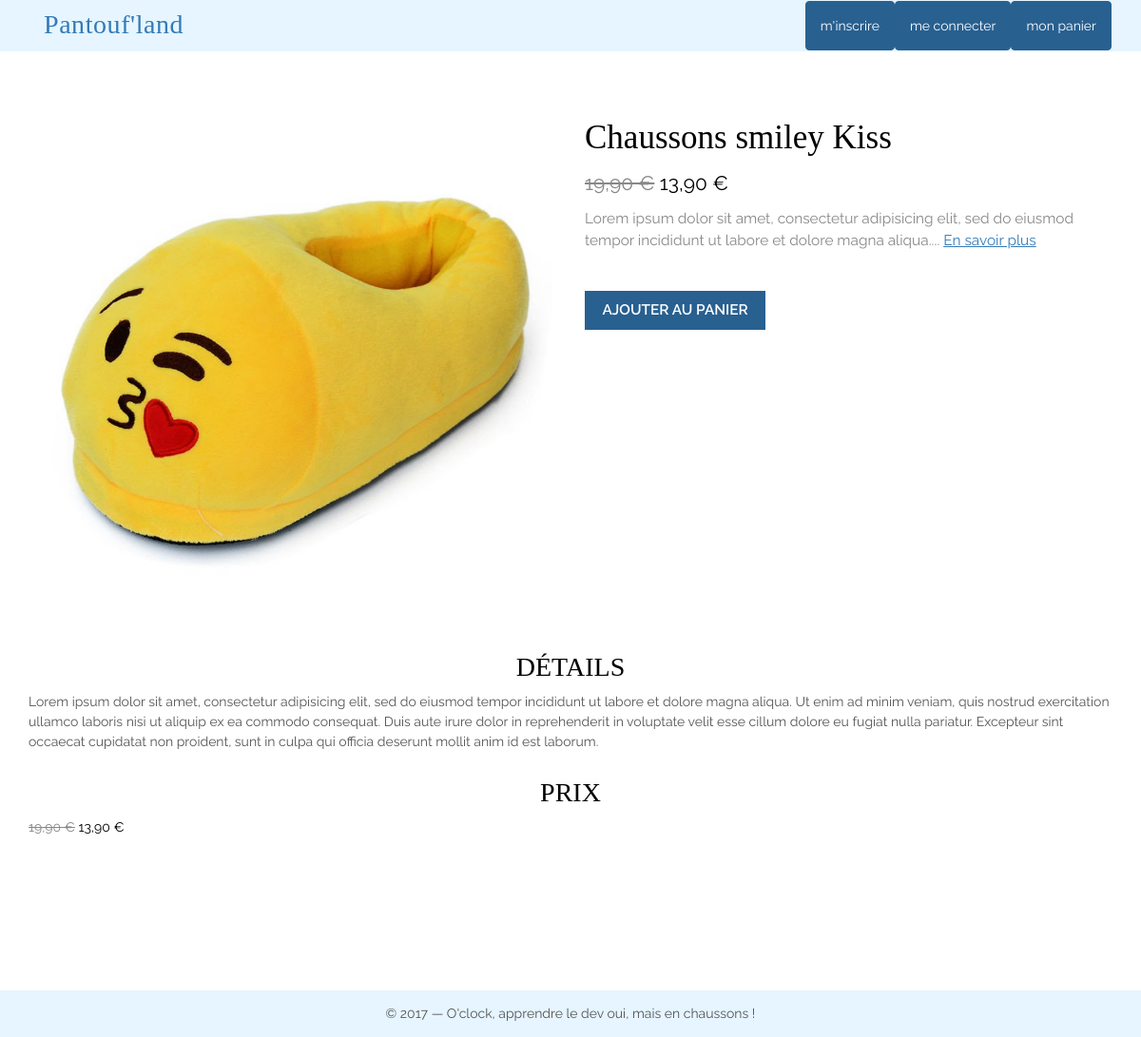
Page /product.php?index=41 on the committed database.
### tables this page shows
CREATE TABLE `products` (
  `id` int(11) NOT NULL,
  `title` varchar(255) NOT NULL,
  `price` decimal(10,2) NOT NULL,
  `promo_price` decimal(10,2) NOT NULL,
  `thumbnail` varchar(255) NOT NULL,
  `picture` varchar(255) NOT NULL,
  `short_desc` varchar(255) NOT NULL,
  `long_desc` text NOT NULL,
  `category_id` int(11) NOT NULL
);

### product.php (called while the page is built, shortened)
<?php
require("inc/functions.php");
$index = $_GET["index"];
$product = getProduct($index);
include("templates/header.php");
include("templates/product-single.php");
include("templates/footer.php");
?>

### inc/data.php (called while the page is built, shortened)
<?php
$host = "localhost";
$user = "root";
$pass = "";
$dbname = "drupal";
try {
	$db_connect = new PDO("mysql:host=".$host.";dbname=".$dbname.";charset=utf8",$user,$pass);
}
catch(PDOException $e) {
	die('Erreur : '.$e->getMessage());
}
function getProduct($id) {
    global $db_connect;
    $sql = "SELECT * FROM products WHERE id = :id";
    $query = $db_connect->prepare($sql);
    $query->bindValue(':id', $id, PDO::PARAM_INT);
    $query->execute();
    $product = $query->fetch(PDO::FETCH_ASSOC);
    return $product;
}
?>

### inc/functions.php (called while the page is built, shortened)
<?php
require('data.php');
function getDisplayAmount($amount) {
    return number_format($amount , 2, ",", " ") . " €";
}

### templates/product-single.php (the view, shortened to what this page needs)
<main id="product" class="container">
	<div class="row">
    	<img id="product-image" class="col-sm-6 col-xs-4" src="images/<?= $product["picture"] ?>" alt="">
	    <div id="product-summary" class="col-sm-6 col-xs-8">
	        <h1 id="product-title" class="titre"><?= $product["title"] ?></h1>
	        <p id="product-price">
	            <?php if($product["price"] == $product["promo_price"]): ?>
	                <span class="product-price-real"><?= getDisplayAmount($product["price"]) ?></span>
	            <?php else: ?>
	                <del class="product-price-old"><?= getDisplayAmount($product["price"]) ?></del>
	                <ins class="product-price-real"><?= getDisplayAmount($product["promo_price"]) ?></ins>
	            <?php endif; ?>
	        </p>
	        <p id="product-short"><?= $product["short_desc"] ?>... <a id="product-link" href="#product-details">En savoir plus</a></p>
			<form action="cart.php" method="post">
		        <input
					type="submit"
					id="product-add"
					class="product-add"
	                name="product-add"
	                value="Ajouter au panier"
				/>
			</form>
		</div>
	</div>
    <div id="product-details">
        <h2 class="product-detail titre">Détails</h2>
        <p id="product-desc"><?= $product["long_desc"] ?></p>
        <h2 class="product-detail titre">Prix</h2>
        <?php if($product["price"] == $product["promo_price"]): ?>
            <span class="product-price-real"><?= getDisplayAmount($product["price"]) ?></span>
        <?php else: ?>
            <del class="product-price-old"><?= getDisplayAmount($product["price"]) ?></del>
            <ins class="product-price-real"><?= getDisplayAmount($product["promo_price"]) ?></ins>
        <?php endif; ?>
    </div>
</main>

### css/style.css (style rules this page uses)
body, input, textarea, button { color: #555; font-family: 'Raleway'; line-height: 1.5; }
.titre { font-family: 'Playfair Display'; }
h2 { text-align: center; text-transform: uppercase; }
main { padding-top: 50px; padding-bottom: 50px; }
.product-price-old { color: #888; text-decoration: line-through; }
.product-price-real { color: #000; }
.product-add { border: 0; background: #286090; color: #fff; padding: .6em 1.2em; text-transform: uppercase; font-weight: 600; margin-top: .5em; cursor: pointer; }
#product { padding-bottom: 15em; overflow: hidden; }
#product-title { color: #000; font-size: 2.5em; font-family: 'Playfair display'; line-height: 1.2; }
#product-price { margin: .5em 0; font-size: 1.5em }
#product-short { font-size: 1.1em; color: #888; }
#product-link { text-decoration: underline; }
#product-add { font-size: 1.1em; margin-top: 2em; }
.product-detail { color: #000; font-size: 2em; margin-top: 1em; }

### rows in the picture
products: picture (picture), title "Chaussons smiley Kiss", price "19,90 €", promo_price "13,90 €", short_desc "Lorem ipsum dolor sit amet, consectetur adipisicing elit, sed do eiusmod tempor incididunt ut labore et dolore magna aliqua.", long_desc "Lorem ipsum dolor sit amet, consectetur adipisicing elit, sed do eiusmod tempor incididunt ut labore et dolore magna aliqua. Ut enim ad minim veniam, quis nostrud exercitation ullamco laboris nisi ut aliquip ex ea commodo consequat. Duis aute irure dolor in reprehenderit in voluptate velit esse cillum dolore eu fugiat nulla pariatur. Excepteur sint occaecat cupidatat non proident, sunt in culpa qui officia deserunt mollit anim id est laborum."
